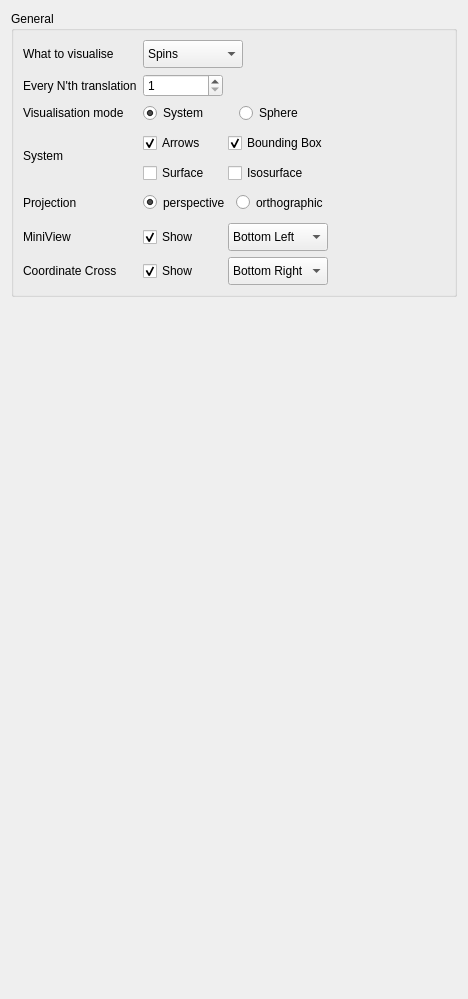
         <widget class="QWidget" name="page">
          <property name="geometry">
           <rect>
            <x>0</x>
            <y>0</y>
            <width>468</width>
            <height>999</height>
           </rect>
          </property>
          <attribute name="label">
           <string>General</string>
          </attribute>
          <layout class="QGridLayout" name="gridLayout_2">
           <item row="0" column="0">
            <widget class="QGroupBox" name="groupBox_13">
             <property name="title">
              <string>General</string>
             </property>
             <layout class="QGridLayout" name="gridLayout_61">
              <item row="10" column="0">
               <widget class="QLabel" name="label_58">
                <property name="maximumSize">
                 <size>
                  <width>120</width>
                  <height>16777215</height>
                 </size>
                </property>
                <property name="text">
                 <string>Coordinate Cross</string>
                </property>
               </widget>
              </item>
              <item row="2" column="2">
               <widget class="QSpinBox" name="spinBox_n_cell_steps">
                <property name="maximumSize">
                 <size>
                  <width>80</width>
                  <height>16777215</height>
                 </size>
                </property>
                <property name="minimum">
                 <number>1</number>
                </property>
               </widget>
              </item>
              <item row="2" column="0">
               <widget class="QLabel" name="label_40">
                <property name="text">
                 <string>Every N'th translation</string>
                </property>
               </widget>
              </item>
              <item row="5" column="0">
               <widget class="QLabel" name="label_46">
                <property name="minimumSize">
                 <size>
                  <width>0</width>
                  <height>28</height>
                 </size>
                </property>
                <property name="maximumSize">
                 <size>
                  <width>100</width>
                  <height>16777215</height>
                 </size>
                </property>
                <property name="text">
                 <string>Projection</string>
                </property>
               </widget>
              </item>
              <item row="5" column="2">
               <layout class="QHBoxLayout" name="horizontalLayout">
                <item>
                 <widget class="QRadioButton" name="radioButton_perspectiveProjection">
                  <property name="minimumSize">
                   <size>
                    <width>0</width>
                    <height>25</height>
                   </size>
                  </property>
                  <property name="maximumSize">
                   <size>
                    <width>100</width>
                    <height>16777215</height>
                   </size>
                  </property>
                  <property name="text">
                   <string>perspective</string>
                  </property>
                  <property name="checked">
                   <bool>true</bool>
                  </property>
                  <attribute name="buttonGroup">
                   <string notr="true">buttonGroup_2</string>
                  </attribute>
                 </widget>
                </item>
                <item>
                 <widget class="QRadioButton" name="radioButton_orthographicProjection">
                  <property name="minimumSize">
                   <size>
                    <width>0</width>
                    <height>25</height>
                   </size>
                  </property>
                  <property name="maximumSize">
                   <size>
                    <width>100</width>
                    <height>16777215</height>
                   </size>
                  </property>
                  <property name="text">
                   <string>orthographic</string>
                  </property>
                  <attribute name="buttonGroup">
                   <string notr="true">buttonGroup_2</string>
                  </attribute>
                 </widget>
                </item>
               </layout>
              </item>
              <item row="4" column="2">
               <layout class="QGridLayout" name="gridLayout_67">
                <item row="2" column="4">
                 <widget class="QCheckBox" name="checkBox_show_isosurface">
                  <property name="maximumSize">
                   <size>
                    <width>100</width>
                    <height>16777215</height>
                   </size>
                  </property>
                  <property name="text">
                   <string>Isosurface</string>
                  </property>
                 </widget>
                </item>
                <item row="2" column="1">
                 <widget class="QCheckBox" name="checkBox_show_surface">
                  <property name="maximumSize">
                   <size>
                    <width>100</width>
                    <height>16777215</height>
                   </size>
                  </property>
                  <property name="text">
                   <string>Surface</string>
                  </property>
                 </widget>
                </item>
                <item row="0" column="1">
                 <widget class="QCheckBox" name="checkBox_show_arrows">
                  <property name="maximumSize">
                   <size>
                    <width>100</width>
                    <height>16777215</height>
                   </size>
                  </property>
                  <property name="text">
                   <string>Arrows</string>
                  </property>
                  <property name="checked">
                   <bool>true</bool>
                  </property>
                 </widget>
                </item>
                <item row="0" column="4">
                 <widget class="QCheckBox" name="checkBox_showBoundingBox">
                  <property name="minimumSize">
                   <size>
                    <width>0</width>
                    <height>28</height>
                   </size>
                  </property>
                  <property name="maximumSize">
                   <size>
                    <width>100</width>
                    <height>16777215</height>
                   </size>
                  </property>
                  <property name="text">
                   <string>Bounding Box</string>
                  </property>
                  <property name="checked">
                   <bool>true</bool>
                  </property>
                 </widget>
                </item>
               </layout>
              </item>
              <item row="1" column="0">
               <widget class="QLabel" name="label_22">
                <property name="minimumSize">
                 <size>
                  <width>0</width>
                  <height>28</height>
                 </size>
                </property>
                <property name="maximumSize">
                 <size>
                  <width>120</width>
                  <height>16777215</height>
                 </size>
                </property>
                <property name="text">
                 <string>What to visualise</string>
                </property>
               </widget>
              </item>
              <item row="9" column="0">
               <widget class="QLabel" name="label_57">
                <property name="maximumSize">
                 <size>
                  <width>100</width>
                  <height>16777215</height>
                 </size>
                </property>
                <property name="text">
                 <string>MiniView</string>
                </property>
               </widget>
              </item>
              <item row="3" column="0">
               <widget class="QLabel" name="label_55">
                <property name="maximumSize">
                 <size>
                  <width>120</width>
                  <height>16777215</height>
                 </size>
                </property>
                <property name="text">
                 <string>Visualisation mode</string>
                </property>
               </widget>
              </item>
              <item row="1" column="2">
               <widget class="QComboBox" name="comboBox_VisualisationSource">
                <property name="minimumSize">
                 <size>
                  <width>0</width>
                  <height>28</height>
                 </size>
                </property>
                <property name="maximumSize">
                 <size>
                  <width>100</width>
                  <height>16777215</height>
                 </size>
                </property>
                <property name="currentText">
                 <string>Spins</string>
                </property>
                <item>
                 <property name="text">
                  <string>Spins</string>
                 </property>
                </item>
                <item>
                 <property name="text">
                  <string>Effective Field</string>
                 </property>
                </item>
                <item>
                 <property name="text">
                  <string>Gradient exchange</string>
                 </property>
                </item>
                <item>
                 <property name="text">
                  <string>Gradient anisotropy</string>
                 </property>
                </item>
                <item>
                 <property name="text">
                  <string>Gradient DMI</string>
                 </property>
                </item>
                <item>
                 <property name="text">
                  <string>Gradient DDI</string>
                 </property>
                </item>
                <item>
                 <property name="text">
                  <string>Gradient Zeeman</string>
                 </property>
                </item>
                <item>
                  <property name="text">
                    <string>Torque</string>
                  </property>
                </item>
                <item>
                 <property name="text">
                  <string>External Magnetic Field</string>
                 </property>
                </item>
               </widget>
              </item>
              <item row="9" column="2">
               <layout class="QGridLayout" name="gridLayout_73">
                <item row="0" column="0">
                 <widget class="QCheckBox" name="checkBox_showMiniView">
                  <property name="maximumSize">
                   <size>
                    <width>100</width>
                    <height>16777215</height>
                   </size>
                  </property>
                  <property name="text">
                   <string>Show</string>
                  </property>
                  <property name="checked">
                   <bool>true</bool>
                  </property>
                 </widget>
                </item>
                <item row="0" column="2">
                 <widget class="QComboBox" name="comboBox_miniViewPosition">
                  <property name="minimumSize">
                   <size>
                    <width>0</width>
                    <height>28</height>
                   </size>
                  </property>
                  <property name="maximumSize">
                   <size>
                    <width>100</width>
                    <height>16777215</height>
                   </size>
                  </property>
                  <item>
                   <property name="text">
                    <string>Bottom Left</string>
                   </property>
                  </item>
                  <item>
                   <property name="text">
                    <string>Bottom Right</string>
                   </property>
                  </item>
                  <item>
                   <property name="text">
                    <string>Top Left</string>
                   </property>
                  </item>
                  <item>
                   <property name="text">
                    <string>Top Right</string>
                   </property>
                  </item>
                 </widget>
                </item>
               </layout>
              </item>
              <item row="10" column="2">
               <layout class="QGridLayout" name="gridLayout_74">
                <item row="0" column="0">
                 <widget class="QCheckBox" name="checkBox_showCoordinateSystem">
                  <property name="maximumSize">
                   <size>
                    <width>100</width>
                    <height>16777215</height>
                   </size>
                  </property>
                  <property name="text">
                   <string>Show</string>
                  </property>
                  <property name="checked">
                   <bool>true</bool>
                  </property>
                 </widget>
                </item>
                <item row="0" column="1">
                 <widget class="QComboBox" name="comboBox_coordinateSystemPosition">
                  <property name="minimumSize">
                   <size>
                    <width>0</width>
                    <height>28</height>
                   </size>
                  </property>
                  <property name="maximumSize">
                   <size>
                    <width>100</width>
                    <height>16777215</height>
                   </size>
                  </property>
                  <property name="currentIndex">
                   <number>1</number>
                  </property>
                  <item>
                   <property name="text">
                    <string>Bottom Left</string>
                   </property>
                  </item>
                  <item>
                   <property name="text">
                    <string>Bottom Right</string>
                   </property>
                  </item>
                  <item>
                   <property name="text">
                    <string>Top Left</string>
                   </property>
                  </item>
                  <item>
                   <property name="text">
                    <string>Top Right</string>
                   </property>
                  </item>
                 </widget>
                </item>
               </layout>
              </item>
              <item row="4" column="0">
               <widget class="QLabel" name="label_56">
                <property name="maximumSize">
                 <size>
                  <width>100</width>
                  <height>16777215</height>
                 </size>
                </property>
                <property name="text">
                 <string>System</string>
                </property>
               </widget>
              </item>
              <item row="3" column="2">
               <layout class="QGridLayout" name="gridLayout_76">
                <item row="0" column="2">
                 <widget class="QRadioButton" name="radioButton_vismode_sphere">
                  <property name="maximumSize">
                   <size>
                    <width>100</width>
                    <height>16777215</height>
                   </size>
                  </property>
                  <property name="text">
                   <string>Sphere</string>
                  </property>
                  <attribute name="buttonGroup">
                   <string notr="true">buttonGroup</string>
                  </attribute>
                 </widget>
                </item>
                <item row="0" column="0">
                 <widget class="QRadioButton" name="radioButton_vismode_system">
                  <property name="maximumSize">
                   <size>
                    <width>100</width>
                    <height>16777215</height>
                   </size>
                  </property>
                  <property name="text">
                   <string>System</string>
                  </property>
                  <property name="checked">
                   <bool>true</bool>
                  </property>
                  <attribute name="buttonGroup">
                   <string notr="true">buttonGroup</string>
                  </attribute>
                 </widget>
                </item>
               </layout>
              </item>
              <item row="1" column="3">
               <spacer name="horizontalSpacer_21">
                <property name="orientation">
                 <enum>Qt::Horizontal</enum>
                </property>
                <property name="sizeHint" stdset="0">
                 <size>
                  <width>40</width>
                  <height>20</height>
                 </size>
                </property>
               </spacer>
              </item>
             </layout>
            </widget>
           </item>
           <item row="1" column="0">
            <spacer name="verticalSpacer_20">
             <property name="orientation">
              <enum>Qt::Vertical</enum>
             </property>
             <property name="sizeType">
              <enum>QSizePolicy::Expanding</enum>
             </property>
             <property name="sizeHint" stdset="0">
              <size>
               <width>20</width>
               <height>30</height>
              </size>
             </property>
            </spacer>
           </item>
          </layout>
         </widget>
